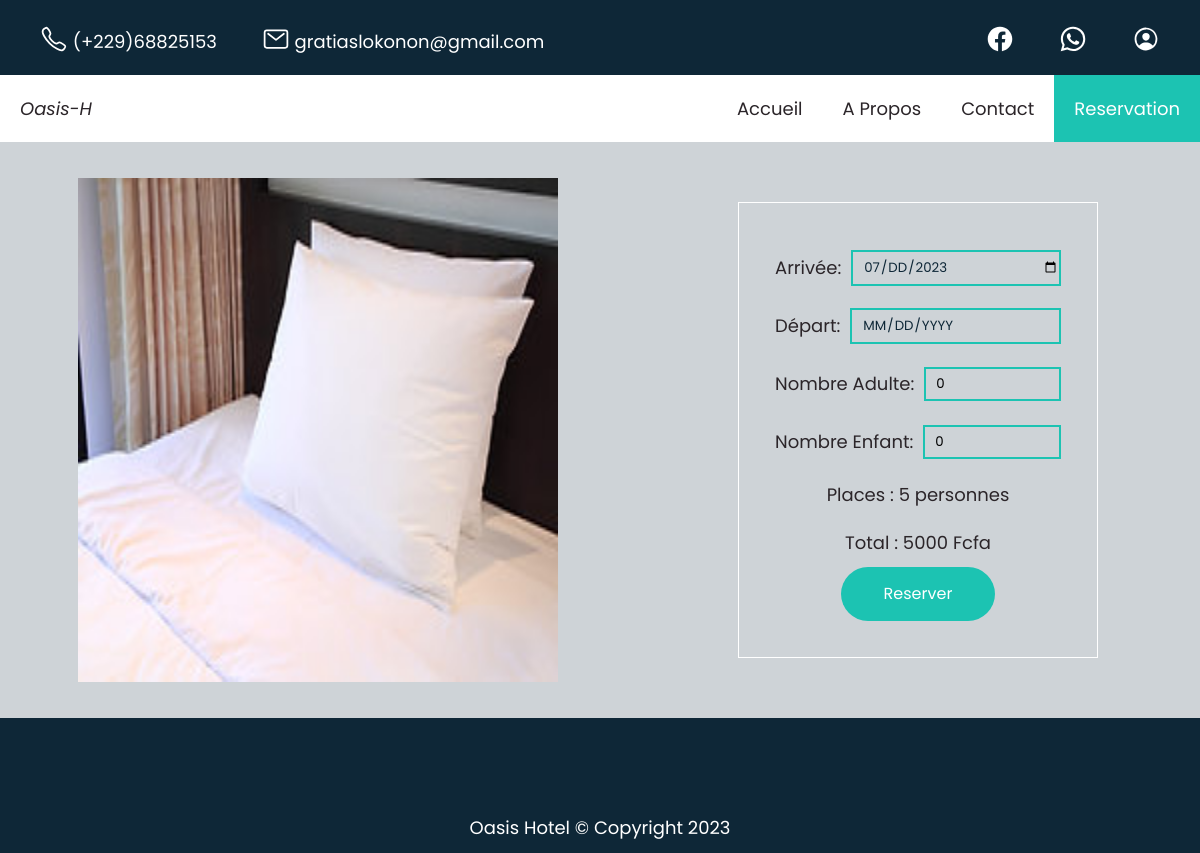
Page /reserver/reservation.php?numero=F77 (signed in) on the committed database.
### tables this page shows
CREATE TABLE IF NOT EXISTS `chambres` (
  `id` int NOT NULL AUTO_INCREMENT,
  `numero` varchar(255) NOT NULL,
  `Image` text NOT NULL,
  `categorie` varchar(255) NOT NULL,
  `Pieces` int NOT NULL,
  `description` text NOT NULL,
  `capacite` int NOT NULL,
  `disponible` varchar(255) NOT NULL DEFAULT 'oui',
  `reserve` varchar(255) NOT NULL DEFAULT 'non',
  `prix` int NOT NULL,
  PRIMARY KEY (`id`)
);

### reserver/reservation.php (the view, shortened to what this page needs)
<?php
$db=Database::connect();
$num = $_GET['numero'];
 $statement=$db->query("SELECT * FROM chambres WHERE numero = '$num'");
    $chambre = $statement->fetchALL(PDO::FETCH_ASSOC);
$chambre = $chambre[0];
include('../header.php');
?>
    <section class="form">
      <div class="op">
        <img src="../images/<?= $chambre['Image']?>" alt="" />
      </div>
      <form class="reservation-form" method="POST" action="confirmation-paiement.php">
        <div class="containers">
          <label for="dateA">Arrivée: </label>
          <div class="divS">
            <input
              type="date"
              name="arrivee"
              min="<?= date('Y-m-d') ?>"
              max="<?= date('Y-m-d', time()+(3600*48)) ?>"
              id="dateA"
              required
            />
          </div>
        </div>
        <div class="containers">
          <label for="date">Départ: </label>
          <div class="divS">
          <input type="date" name="depart" min="" max="" id="date" required disabled/>
          </div>
        </div>
        <div class="containers">
          <label for="nbrA">Nombre Adulte: </label>
         <div class="divS">
         <input
            type="number"
            name="nbreAdulte"
            value="0"
            step="1"
            min="0"
            id="nbrA"
            required
          />
         </div>
        </div>
        <div class="containers">
          <label for="nbrE">Nombre Enfant: </label>
          <div class="divS">
          <input
            type="number"
            name="nbreEnfant"
            value="0"
            min="0"
            step="1"
            id="nbrE"
            required
          />
          </div>
        </div>
        <p>Places : <span class = "capacite"><?= $chambre['capacite']?></span> personnes</p>
        <p>Total : <span class= "price"><?= $chambre['prix'] ?></span> Fcfa</p>
        <input type="submit" value="Reserver" id="submit" disabled/>
      </form>
    </section>
<?php include('../footer.php');?>
  </body>
</html>

### css/style.css (style rules this page uses)
* { margin: 0; padding: 0; box-sizing: border-box; }
body { color: rgb(43, 37, 41); margin: 0; padding: 0; font-family: "Poppins"; font-size: 18px; }
form input { font-family: "Poppins"; }
.res-body, #login-body { background-color: rgba(14, 39, 55, 0.2); }
.reservation-form { display: flex; flex-direction: column; line-height: 3rem; border: 1px solid #fff; margin: 5%; padding: 3%; width: 30%; align-items: center; text-align: justify; }
.reservation-form div { display: flex; justify-content: space-between; align-items: center; width: 100%; margin: 5px 0; }
.form { display: flex; flex-direction: row; justify-content: space-around; }
.op { width: 40%; margin: 3%; }
.op img { width: 100%; height: 100%; }
#submit { background-color: #1cc3b2; font-size: 16px; color: #fff; border: none; padding: 5% 15%; border-radius: 35px; transition: all 0.5s; }
input { background: transparent; border: 2px solid #1cc3b2; height: max-content; }
input[type="number"] { padding: 5px 10px; }
.containers { display: flex; flex-direction: row; justify-content: flex-start; width: 100%; white-space: nowrap; }
.divS { width: 100%; padding: 0; }
.divS input { width: 100%; margin-left: 10px; }

### rows in the picture
chambres: Image (picture), capacite "5", prix "5000"
